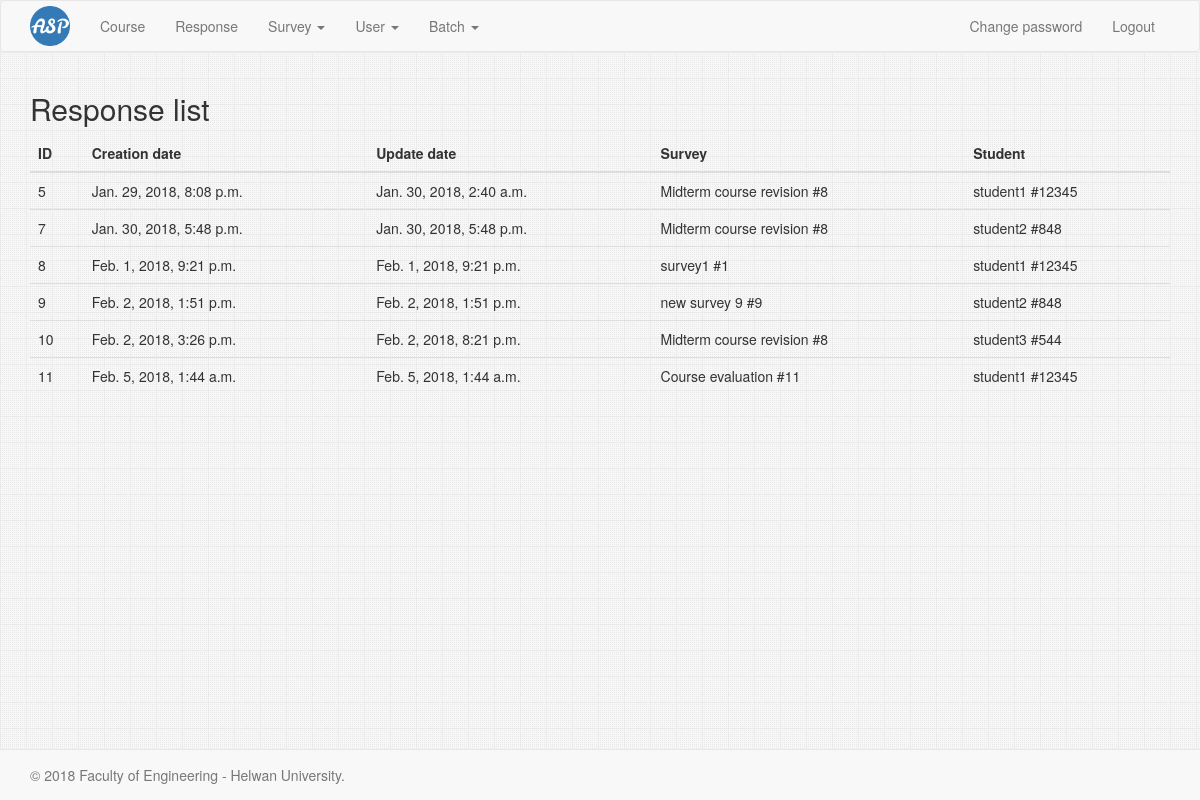
Before: /response/ (signed in) with the older database file.
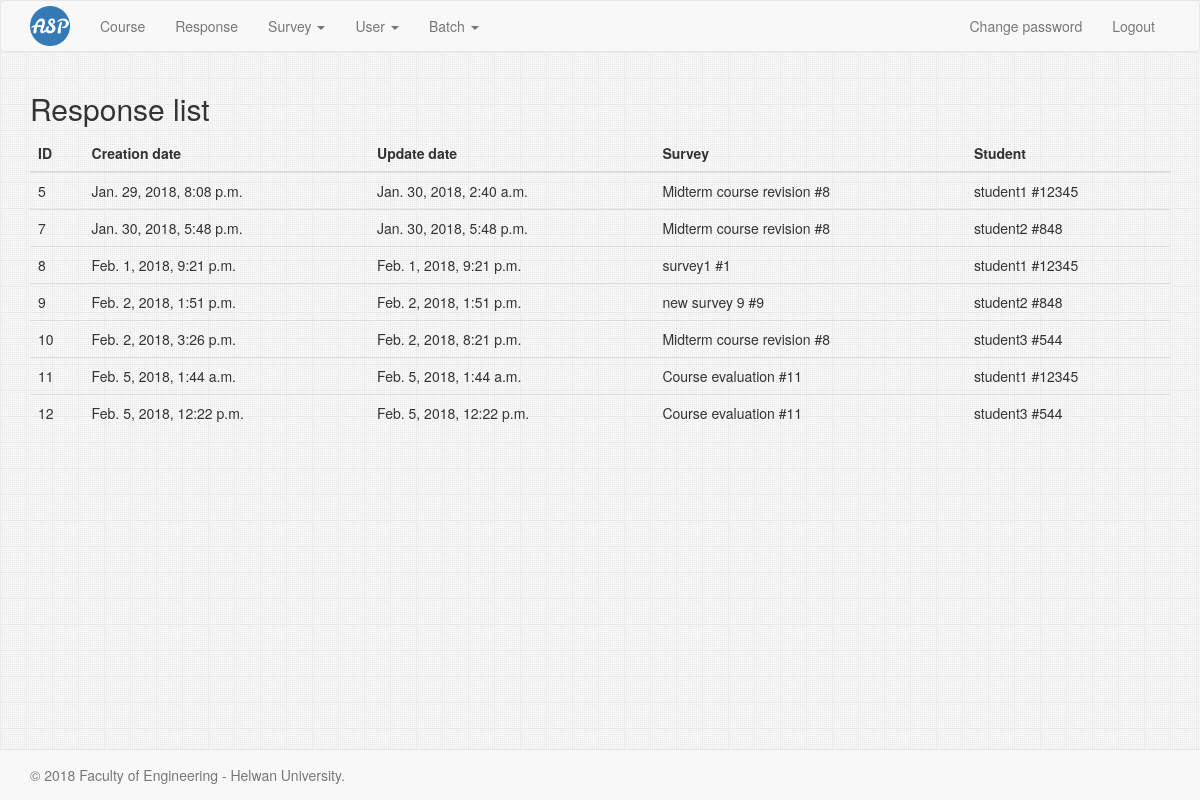
After: the same page with the newer database file.
### Response/models.py (models this page shows, shortened)
class Response(models.Model):
    creation_date = models.DateTimeField(auto_now_add=True)
    update_date = models.DateTimeField(auto_now=True)
    survey = models.ForeignKey(Survey, related_name="responses", on_delete=models.CASCADE)
    student = models.ForeignKey(Student, related_name='responses', on_delete=models.CASCADE)
    class Meta(object):
        verbose_name = _('response')
        verbose_name_plural = _('responses')
        unique_together = (
            'survey',
            'student',
        )

### Survey/models.py (models this page shows)
class Survey(models.Model):
    name = models.CharField(
        max_length=400,
    )
    description = models.TextField(
        max_length=4000,
    )
    creation_date = models.DateTimeField(
        auto_now_add=True,
    )
    due_date = models.DateTimeField()
    is_active = models.BooleanField(
        default=True,
    )
    professor = models.ForeignKey(
        Professor,
        related_name='surveys',
    )
    educational_year = models.ForeignKey(
        EducationalYear,
        related_name='surveys',
    )
    course = models.ForeignKey(
        Course,
        related_name='surveys',
    )
    def __str__(self):
        return self.name

### Student/models.py (models this page shows)
class Student(models.Model):
    user = models.OneToOneField(
        settings.AUTH_USER_MODEL,
        primary_key=True,
        on_delete=models.CASCADE,
    )
    secondary_email = models.EmailField(
        max_length=100,
    )
    FRESH = 'fr'
    GRADUATED = 'gr'
    OTHER = 'ot'
    STATUS_CHOICES = (
        (FRESH, 'Fresh'),
        (GRADUATED, 'Graduated'),
        (OTHER, 'Other'),
    )
    status = models.CharField(
        max_length=2,
        choices=STATUS_CHOICES,
        default=FRESH,
    )
    academic_year = models.ForeignKey(
        AcademicYear,
        related_name='students',
    )
    educational_year = models.ForeignKey(
        EducationalYear,
        related_name='students',
    )
    department = models.ForeignKey(
        Department,
        related_name='students',
    )
    courses = models.ManyToManyField(
        Course,
        related_name='students',
    )
    def __str__(self):
        return self.user.username

### Home/models.py (models this page shows)
class User(AbstractUser):
    id_number = models.BigIntegerField(
        unique=True,
        verbose_name='ID number',
    )
    name = models.CharField(
        max_length=300,
    )
    email = models.EmailField(
        max_length=254,
        unique=True,
    )
    mobile_number = models.CharField(
        max_length=15,
    )
    is_admin = models.BooleanField(
        default=False,
    )
    is_professor = models.BooleanField(
        default=False,
    )
    is_student = models.BooleanField(
        default=False,
    )

### Response/views.py (the view)
@method_decorator([login_required, admin_required], name='dispatch')
class ResponseList(ListView):
    model = Response

### Response/templates/Response/response_list.html (shortened to what this page needs)
{% extends 'base.html' %}
{% block content %}
    <h2>
        Response list
    </h2>
    <table class="table table-hover">
    <thead>
        <tr>
            <th>ID</th>
            <th>Creation date</th>
            <th>Update date</th>
            <th>Survey</th>
            <th>Student</th>
        </tr>
    </thead>
    <tbody data-link="row" class="rowlink">
        {% for response in response_list %}
            <tr>
                <td><a href="{% url 'response:read' response.id %}">{{ response.id }}</a></td>
            <td>{{ response.creation_date }}</td>
            <td>{{ response.update_date }}</td>
                <td>{{ response.survey }} #{{ response.survey.id }}</td>
                <td>{{ response.student }} #{{ response.student.user.id_number }}</td>
        </tr>
        {% empty %}
        <tr>
            <td colspan="6" class="text-center">No result</td>
        </tr>
        {% endfor %}
    </tbody>
    </table>
{% endblock %}

### templates/base.html (shortened to what this page needs)
<!DOCTYPE html>
<html lang="en">
<head>
    {% load staticfiles %}
    <link rel="stylesheet" href="{% static 'css/bootstrap.min.css' %}"/>
    <link rel="stylesheet" href="{% static 'css/jasny-bootstrap.min.css' %}"/>
    <link rel="stylesheet" href="{% static 'css/font-awesome.min.css' %}"/>
    <link rel="stylesheet" href="{% static 'css/main.css' %}"/>
</head>
<body>
<nav class="navbar navbar-default">
    <div class="container">
        <div class="navbar-header">
            <a class="navbar-brand" rel="home" href="/">
                <img src="{% static 'images/favicon.png' %}" alt="Academic Surveys Project"
                     style="max-height: 40px; margin-top: -10px;">
            </a>
        </div>
        <div class="collapse navbar-collapse" id="bs-example-navbar-collapse-1">
            <ul class="nav navbar-nav">
                {% if request.user.is_authenticated %}
                    {% if request.user.is_admin %}
                        <li><a href="{% url 'course:option' %}">Course</a></li>
                        <li><a href="{% url 'response:list' %}">Response</a></li>
                        <li class="dropdown">
                            <a href="#" class="dropdown-toggle" data-toggle="dropdown" role="button"
                               aria-haspopup="true" aria-expanded="false">Survey <span class="caret"></span></a>
                        </li>
                        <li class="dropdown">
                            <a href="#" class="dropdown-toggle" data-toggle="dropdown" role="button"
                               aria-haspopup="true" aria-expanded="false">User <span class="caret"></span></a>
                        </li>
                        <li class="dropdown">
                            <a href="#" class="dropdown-toggle" data-toggle="dropdown" role="button"
                               aria-haspopup="true" aria-expanded="false">Batch <span class="caret"></span></a>
                        </li>
                    {% elif request.user.is_student %}
                        <li><a href="{% url 'student:read' request.user.id_number %}">My profile</a></li>
                    {% endif %}
                {% endif %}
            </ul>
            <ul class="nav navbar-nav navbar-right">
                {% if request.user.is_authenticated %}
                    <li><a href="{% url 'change_password' %}">Change password</a></li>
                    <li><a href="{% url 'logout' %}">Logout</a></li>
                {% else %}
                    <li><a href="{% url 'login' %}">Login</a></li>
                {% endif %}
            </ul>
        </div>
    </div>
</nav>
<div class="container main-content">
    {% block content %}
    {% endblock %}
</div>
<footer class="footer">
    <div class="container">
        <p class="text-muted">© 2018 Faculty of Engineering - Helwan University.</p>
    </div>
</footer>
</body>
</html>

### common-static/css/main.css (style rules this page uses)
html { position: relative; min-height: 100%; }
body { margin-bottom: 60px; }
.main-content { padding-bottom: 15px; }
.footer { position: absolute; bottom: 0; width: 100%; background-color: #f8f8f8; border: none; border-top: 1px solid #e7e7e7; margin-top: 20px; }
.container .text-muted { margin: 15px 0; }
.footer > .container { padding-right: 15px; padding-left: 15px; }

Changed rows visible on the page:
added Response: id "12", creation_date "Feb. 5, 2018, 12:22 p.m.", update_date "Feb. 5, 2018, 12:22 p.m.", survey "Course evaluation", survey.id "11", student "student3", student.user.id_number "544"
